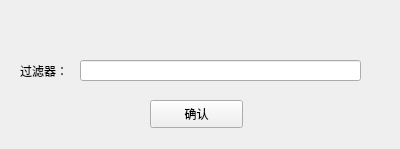
<?xml version="1.0" encoding="UTF-8"?>
<ui version="4.0">
 <class>filter</class>
 <widget class="QWidget" name="filter">
  <property name="geometry">
   <rect>
    <x>0</x>
    <y>0</y>
    <width>400</width>
    <height>149</height>
   </rect>
  </property>
  <property name="windowTitle">
   <string>Form</string>
  </property>
  <widget class="QLineEdit" name="lineEdit">
   <property name="geometry">
    <rect>
     <x>80</x>
     <y>60</y>
     <width>281</width>
     <height>21</height>
    </rect>
   </property>
  </widget>
  <widget class="QLabel" name="label">
   <property name="geometry">
    <rect>
     <x>20</x>
     <y>60</y>
     <width>72</width>
     <height>21</height>
    </rect>
   </property>
   <property name="text">
    <string>过滤器：</string>
   </property>
  </widget>
  <widget class="QPushButton" name="pushButton">
   <property name="geometry">
    <rect>
     <x>150</x>
     <y>100</y>
     <width>93</width>
     <height>28</height>
    </rect>
   </property>
   <property name="text">
    <string>确认</string>
   </property>
  </widget>
 </widget>
 <resources/>
 <connections/>
</ui>
